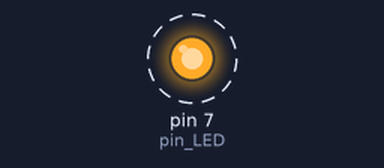
This sketch was run on a simulated Arduino Uno, built with avr-gcc and run on an emulated ATmega328P. On the bench: output pins drawn as LEDs (lit = HIGH). Dashed ring = blinking.

Above: at 0.15 s.
Timing chart, 0 to 3.0 s (numbered marks = the images above):
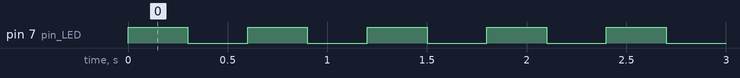

Measured:
- by itself, pin 7 (pin_LED): alternates HIGH for 0.30 s and LOW for 0.30 s

The sketch:

led_ex02.ino
```cpp
int pin_LED = 7;

boolean LED_state = false;


void setup() {
  // put your setup code here, to run once:
  pinMode(pin_LED, OUTPUT);
  digitalWrite(pin_LED, LED_state);
}

void loop() {
  // put your main code here, to run repeatedly:
  LED_state = !LED_state;
  digitalWrite(pin_LED, LED_state);
  delay(300);
}
```
